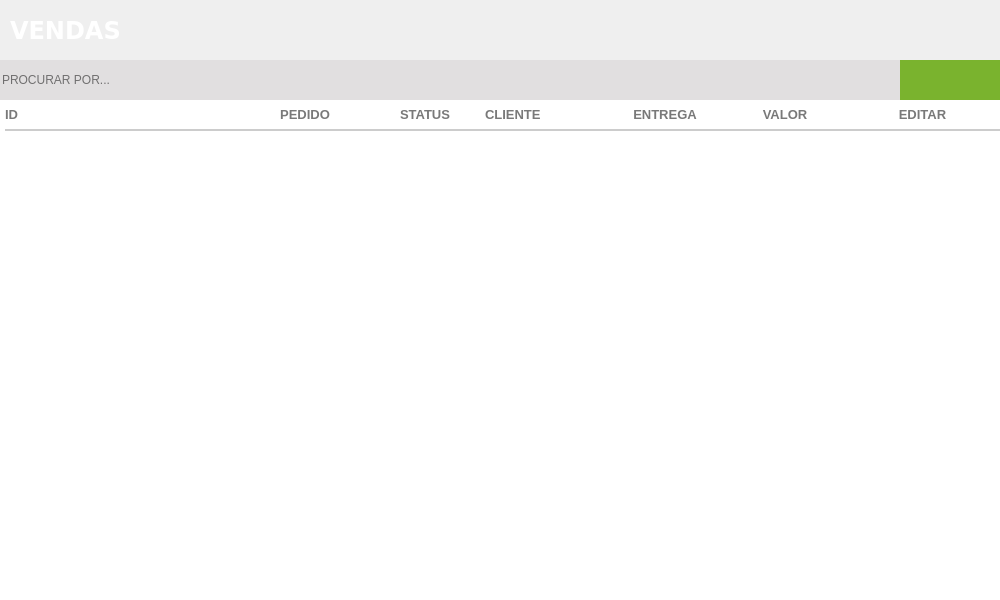
<?xml version="1.0" encoding="UTF-8"?>
<ui version="4.0">
 <class>ct_MainVendas</class>
 <widget class="QFrame" name="ct_MainVendas">
  <property name="geometry">
   <rect>
    <x>0</x>
    <y>0</y>
    <width>1000</width>
    <height>600</height>
   </rect>
  </property>
  <property name="windowTitle">
   <string>Frame</string>
  </property>
  <property name="styleSheet">
   <string notr="true">border:none</string>
  </property>
  <widget class="QFrame" name="frameMainVendas">
   <property name="geometry">
    <rect>
     <x>0</x>
     <y>0</y>
     <width>1000</width>
     <height>600</height>
    </rect>
   </property>
   <widget class="QFrame" name="fr_TopoMenuVendas">
    <property name="geometry">
     <rect>
      <x>0</x>
      <y>60</y>
      <width>1000</width>
      <height>40</height>
     </rect>
    </property>
    <property name="styleSheet">
     <string notr="true">background:#E1DFE0;
border: none;</string>
    </property>
    <widget class="QPushButton" name="bt_BuscaVendas">
     <property name="geometry">
      <rect>
       <x>830</x>
       <y>5</y>
       <width>30</width>
       <height>30</height>
      </rect>
     </property>
     <property name="font">
      <font>
       <family>Arial</family>
      </font>
     </property>
     <property name="cursor">
      <cursorShape>PointingHandCursor</cursorShape>
     </property>
     <property name="focusPolicy">
      <enum>Qt::NoFocus</enum>
     </property>
     <property name="contextMenuPolicy">
      <enum>Qt::NoContextMenu</enum>
     </property>
     <property name="toolTip">
      <string>BUSCAR</string>
     </property>
     <property name="text">
      <string/>
     </property>
     <property name="icon">
      <iconset>
       <normaloff>../Images/lupa.png</normaloff>../Images/lupa.png</iconset>
     </property>
     <property name="iconSize">
      <size>
       <width>30</width>
       <height>30</height>
      </size>
     </property>
    </widget>
    <widget class="QPushButton" name="bt_AddNovoVenda">
     <property name="geometry">
      <rect>
       <x>900</x>
       <y>0</y>
       <width>100</width>
       <height>40</height>
      </rect>
     </property>
     <property name="cursor">
      <cursorShape>PointingHandCursor</cursorShape>
     </property>
     <property name="focusPolicy">
      <enum>Qt::NoFocus</enum>
     </property>
     <property name="contextMenuPolicy">
      <enum>Qt::ActionsContextMenu</enum>
     </property>
     <property name="styleSheet">
      <string notr="true">QPushButton {
background-color: #7AB32E;
background-image:   url('Images/addVenda.svg');
background-position: center;
background-repeat: no-repeat;
 }
QPushButton:hover{
background-color: #40a286
}</string>
     </property>
     <property name="text">
      <string/>
     </property>
     <property name="iconSize">
      <size>
       <width>75</width>
       <height>35</height>
      </size>
     </property>
    </widget>
    <widget class="QLineEdit" name="tx_BuscaVendas">
     <property name="geometry">
      <rect>
       <x>0</x>
       <y>5</y>
       <width>830</width>
       <height>30</height>
      </rect>
     </property>
     <property name="font">
      <font>
       <family>Arial</family>
      </font>
     </property>
     <property name="focusPolicy">
      <enum>Qt::ClickFocus</enum>
     </property>
     <property name="styleSheet">
      <string notr="true">QLineEdit {
color: #000
}
</string>
     </property>
     <property name="placeholderText">
      <string>PROCURAR POR...</string>
     </property>
    </widget>
    <widget class="QPushButton" name="bt_BuscaVendas_2">
     <property name="geometry">
      <rect>
       <x>870</x>
       <y>5</y>
       <width>30</width>
       <height>30</height>
      </rect>
     </property>
     <property name="font">
      <font>
       <family>Arial</family>
      </font>
     </property>
     <property name="cursor">
      <cursorShape>PointingHandCursor</cursorShape>
     </property>
     <property name="focusPolicy">
      <enum>Qt::NoFocus</enum>
     </property>
     <property name="contextMenuPolicy">
      <enum>Qt::NoContextMenu</enum>
     </property>
     <property name="toolTip">
      <string>IMPRIMIR</string>
     </property>
     <property name="text">
      <string/>
     </property>
     <property name="icon">
      <iconset>
       <normaloff>../Images/icon/gtk-print.png</normaloff>../Images/icon/gtk-print.png</iconset>
     </property>
     <property name="iconSize">
      <size>
       <width>30</width>
       <height>30</height>
      </size>
     </property>
    </widget>
   </widget>
   <widget class="QFrame" name="ct_containerVendas">
    <property name="geometry">
     <rect>
      <x>0</x>
      <y>100</y>
      <width>1000</width>
      <height>500</height>
     </rect>
    </property>
    <property name="styleSheet">
     <string notr="true">border: none</string>
    </property>
    <widget class="QTableWidget" name="tb_Vendas">
     <property name="geometry">
      <rect>
       <x>0</x>
       <y>0</y>
       <width>1000</width>
       <height>500</height>
      </rect>
     </property>
     <property name="cursor" stdset="0">
      <cursorShape>PointingHandCursor</cursorShape>
     </property>
     <property name="focusPolicy">
      <enum>Qt::WheelFocus</enum>
     </property>
     <property name="styleSheet">
      <string notr="true">QTableView{
color: #797979;
font-weight: bold;
font-size: 13px;
background: #FFF;
padding: 0 0 0 5px;
}
QHeaderView:section{
background: #FFF;
padding: 5px 0 ;
font-size: 13px;
font-family: &quot;Arial&quot;;
font-weight: bold;
color: #797979;
border: none;
border-bottom: 2px solid #CCC;
}
QTableView::item {
border-bottom: 2px solid #CCC;
padding: 2px;
}

</string>
     </property>
     <property name="frameShape">
      <enum>QFrame::NoFrame</enum>
     </property>
     <property name="frameShadow">
      <enum>QFrame::Plain</enum>
     </property>
     <property name="autoScrollMargin">
      <number>20</number>
     </property>
     <property name="editTriggers">
      <set>QAbstractItemView::NoEditTriggers</set>
     </property>
     <property name="tabKeyNavigation">
      <bool>false</bool>
     </property>
     <property name="showDropIndicator" stdset="0">
      <bool>false</bool>
     </property>
     <property name="dragDropOverwriteMode">
      <bool>false</bool>
     </property>
     <property name="selectionMode">
      <enum>QAbstractItemView::NoSelection</enum>
     </property>
     <property name="selectionBehavior">
      <enum>QAbstractItemView::SelectRows</enum>
     </property>
     <property name="textElideMode">
      <enum>Qt::ElideMiddle</enum>
     </property>
     <property name="showGrid">
      <bool>false</bool>
     </property>
     <property name="cornerButtonEnabled">
      <bool>false</bool>
     </property>
     <property name="rowCount">
      <number>0</number>
     </property>
     <attribute name="horizontalHeaderDefaultSectionSize">
      <number>120</number>
     </attribute>
     <attribute name="horizontalHeaderStretchLastSection">
      <bool>true</bool>
     </attribute>
     <attribute name="verticalHeaderVisible">
      <bool>false</bool>
     </attribute>
     <attribute name="verticalHeaderCascadingSectionResizes">
      <bool>true</bool>
     </attribute>
     <attribute name="verticalHeaderDefaultSectionSize">
      <number>50</number>
     </attribute>
     <column>
      <property name="text">
       <string>ID</string>
      </property>
      <property name="font">
       <font>
        <family>Segoe UI</family>
        <pointsize>10</pointsize>
        <weight>75</weight>
        <bold>true</bold>
       </font>
      </property>
      <property name="textAlignment">
       <set>AlignLeft|AlignVCenter</set>
      </property>
      <property name="background">
       <color alpha="0">
        <red>0</red>
        <green>0</green>
        <blue>0</blue>
       </color>
      </property>
      <property name="foreground">
       <brush brushstyle="SolidPattern">
        <color alpha="255">
         <red>80</red>
         <green>79</green>
         <blue>79</blue>
        </color>
       </brush>
      </property>
     </column>
     <column>
      <property name="text">
       <string/>
      </property>
     </column>
     <column>
      <property name="text">
       <string>PEDIDO</string>
      </property>
      <property name="font">
       <font>
        <family>Segoe UI</family>
        <pointsize>10</pointsize>
        <weight>75</weight>
        <bold>true</bold>
       </font>
      </property>
      <property name="textAlignment">
       <set>AlignHCenter|AlignVCenter|AlignCenter</set>
      </property>
      <property name="foreground">
       <brush brushstyle="SolidPattern">
        <color alpha="255">
         <red>80</red>
         <green>79</green>
         <blue>79</blue>
        </color>
       </brush>
      </property>
     </column>
     <column>
      <property name="text">
       <string>STATUS</string>
      </property>
      <property name="font">
       <font>
        <family>Segoe UI</family>
        <pointsize>10</pointsize>
        <weight>75</weight>
        <bold>true</bold>
       </font>
      </property>
      <property name="textAlignment">
       <set>AlignHCenter|AlignVCenter|AlignCenter</set>
      </property>
      <property name="foreground">
       <brush brushstyle="SolidPattern">
        <color alpha="255">
         <red>80</red>
         <green>79</green>
         <blue>79</blue>
        </color>
       </brush>
      </property>
     </column>
     <column>
      <property name="text">
       <string>CLIENTE</string>
      </property>
      <property name="font">
       <font>
        <family>Segoe UI</family>
        <pointsize>10</pointsize>
        <weight>75</weight>
        <bold>true</bold>
       </font>
      </property>
      <property name="textAlignment">
       <set>AlignLeft|AlignVCenter</set>
      </property>
      <property name="foreground">
       <brush brushstyle="SolidPattern">
        <color alpha="255">
         <red>80</red>
         <green>79</green>
         <blue>79</blue>
        </color>
       </brush>
      </property>
     </column>
     <column>
      <property name="text">
       <string>ENTREGA</string>
      </property>
      <property name="font">
       <font>
        <family>Segoe UI</family>
        <pointsize>10</pointsize>
        <weight>75</weight>
        <bold>true</bold>
       </font>
      </property>
      <property name="textAlignment">
       <set>AlignHCenter|AlignVCenter|AlignCenter</set>
      </property>
      <property name="foreground">
       <brush brushstyle="SolidPattern">
        <color alpha="255">
         <red>80</red>
         <green>79</green>
         <blue>79</blue>
        </color>
       </brush>
      </property>
     </column>
     <column>
      <property name="text">
       <string>VALOR</string>
      </property>
      <property name="font">
       <font>
        <family>Segoe UI</family>
        <pointsize>10</pointsize>
        <weight>75</weight>
        <bold>true</bold>
       </font>
      </property>
      <property name="textAlignment">
       <set>AlignHCenter|AlignVCenter|AlignCenter</set>
      </property>
      <property name="foreground">
       <brush brushstyle="SolidPattern">
        <color alpha="255">
         <red>80</red>
         <green>79</green>
         <blue>79</blue>
        </color>
       </brush>
      </property>
     </column>
     <column>
      <property name="text">
       <string>EDITAR</string>
      </property>
      <property name="font">
       <font>
        <family>Segoe UI</family>
        <pointsize>10</pointsize>
        <weight>75</weight>
        <bold>true</bold>
       </font>
      </property>
      <property name="textAlignment">
       <set>AlignHCenter|AlignVCenter|AlignCenter</set>
      </property>
     </column>
    </widget>
   </widget>
   <widget class="QFrame" name="fr_TituloVendas">
    <property name="geometry">
     <rect>
      <x>0</x>
      <y>0</y>
      <width>1000</width>
      <height>60</height>
     </rect>
    </property>
    <property name="styleSheet">
     <string notr="true">border: none</string>
    </property>
    <widget class="QLabel" name="lb_tituloVendas">
     <property name="geometry">
      <rect>
       <x>10</x>
       <y>15</y>
       <width>200</width>
       <height>30</height>
      </rect>
     </property>
     <property name="font">
      <font>
       <family>DejaVu Sans</family>
       <pointsize>18</pointsize>
       <weight>75</weight>
       <bold>true</bold>
      </font>
     </property>
     <property name="styleSheet">
      <string notr="true">color: #FFF</string>
     </property>
     <property name="text">
      <string>VENDAS</string>
     </property>
    </widget>
   </widget>
   <zorder>ct_containerVendas</zorder>
   <zorder>fr_TopoMenuVendas</zorder>
   <zorder>fr_TituloVendas</zorder>
  </widget>
 </widget>
 <resources/>
 <connections/>
</ui>
